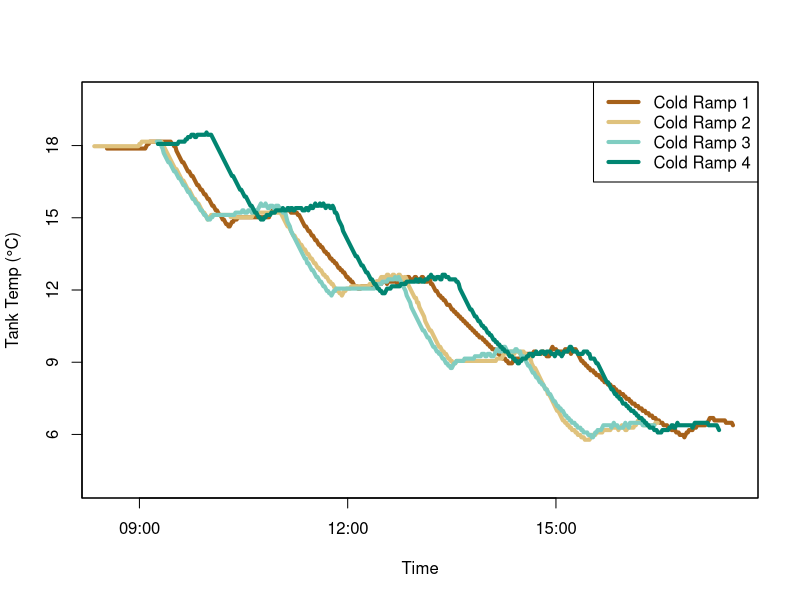
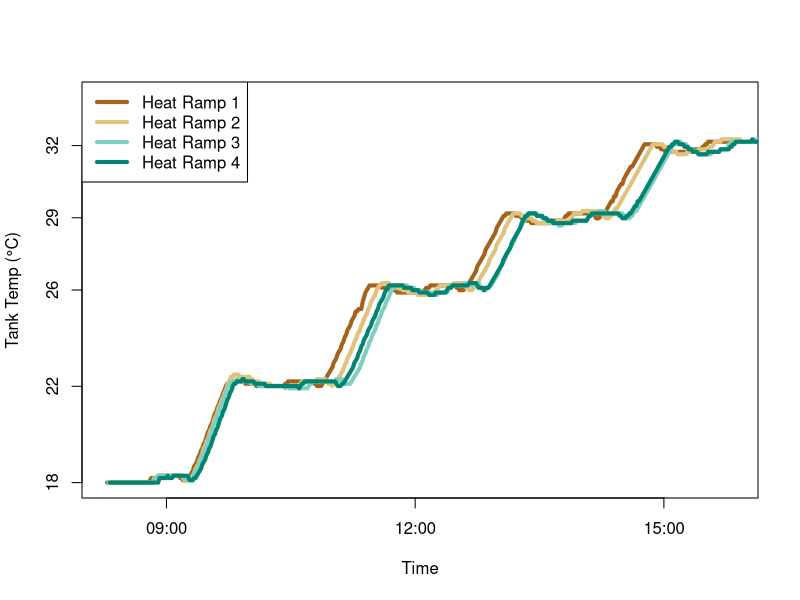
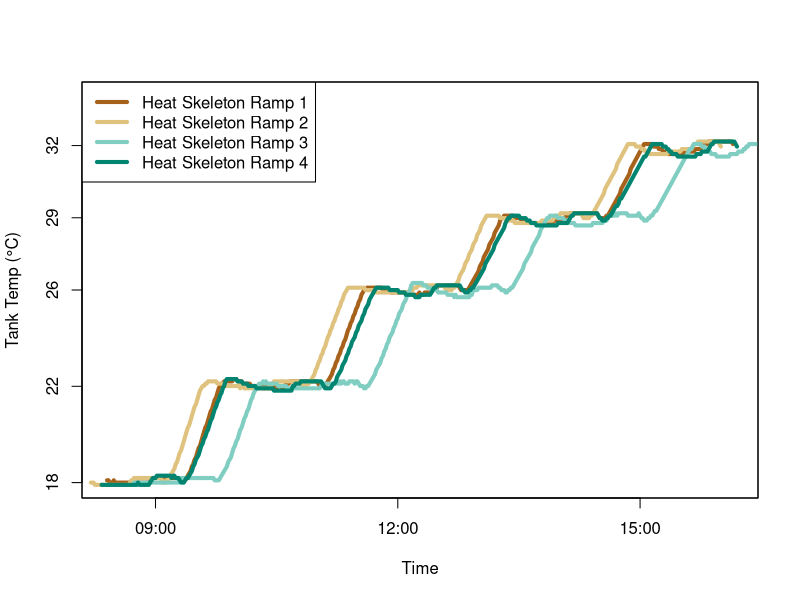
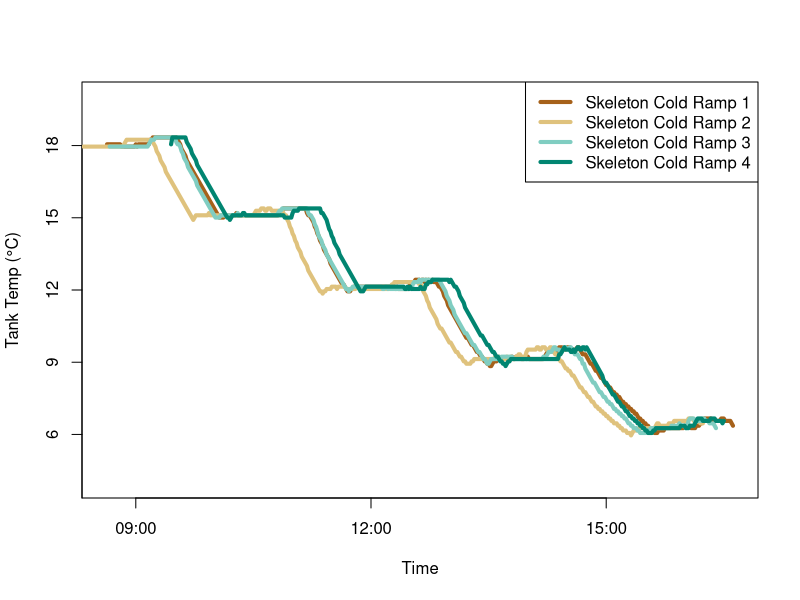

R code for these plots, in order:
#Author: Hannah Aichelman and Dan Barshis
#Last updated: February 2018
#This script plots the hobo logger data from the physiology ramp experiments to compare variation in temperature ramps between experiment days. 

#set working directory to location of hobo files

setwd("~/ODU_MS/ODU_MS/ExperimentalTanks/ExperimentData/Respirometry_Experiments/HoboLoggers_ForPlots")

#library packages needed for the code
library(ggplot2)
library(chron)
library(RColorBrewer)

par(mfrow=c(2,2))
### Cold Holobiont Ramps ###
#read in all cleaned hobo files for heat ramps
setwd("~/ODU_MS/ODU_MS/ExperimentalTanks/ExperimentData/Respirometry_Experiments/HoboLoggers_ForPlots/ColdHolobiont")

hoboCold1<-read.delim("ColdRamp07122017_clean.txt")
hoboCold1$Time<-sapply(strsplit(as.character(hoboCold1$DateTime), " "),"[[", 2)
hoboCold1$Time<-strptime(hoboCold1$Time, format="%R")
hoboCold1$DateTime<-strptime(hoboCold1$DateTime, format="%m/%d/%y %H:%M:%S")
colnames(hoboCold1)[3] <- "Temp"
head(hoboCold1)
hoboCold1$Temp_corr <- hoboCold1$Temp - 1.5 #correct based on glass thermometer calibration

hoboCold2<-read.delim("ColdRamp07132017_clean.txt")
hoboCold2$Time<-sapply(strsplit(as.character(hoboCold2$DateTime), " "),"[[", 2)
hoboCold2$Time<-strptime(hoboCold2$Time, format="%R")
hoboCold2$DateTime<-strptime(hoboCold2$DateTime, format="%m/%d/%y %H:%M:%S")
colnames(hoboCold2)[3] <- "Temp"
head(hoboCold2)
hoboCold2$Temp_corr <- hoboCold2$Temp - 1.5 #correct based on glass thermometer calibration

hoboCold3<-read.delim("ColdRamp07142017_clean.txt")
hoboCold3$Time<-sapply(strsplit(as.character(hoboCold3$DateTime), " "),"[[", 2)
hoboCold3$Time<-strptime(hoboCold3$Time, format="%R")
hoboCold3$DateTime<-strptime(hoboCold3$DateTime, format="%m/%d/%y %H:%M:%S")
colnames(hoboCold3)[3] <- "Temp"
head(hoboCold3)
hoboCold3$Temp_corr <- hoboCold3$Temp - 1.5 #correct based on glass thermometer calibration

hoboCold4<-read.delim("ColdRamp07162017_clean.txt")
hoboCold4$Time<-sapply(strsplit(as.character(hoboCold4$DateTime), " "),"[[", 2)
hoboCold4$Time<-strptime(hoboCold4$Time, format="%R")
hoboCold4$DateTime<-strptime(hoboCold4$DateTime, format="%m/%d/%y %H:%M:%S")
colnames(hoboCold4)[3] <- "Temp"
head(hoboCold4)
hoboCold4$Temp_corr <- hoboCold4$Temp - 1.5 #correct based on glass thermometer calibration


#USE THIS ONE:
pdf("Cold Ramp Experimental Tank Temperature by Day.pdf")
plot(hoboCold1$Time,hoboCold1$Temp_corr, type="l", lwd=4, col="#A6611A", ylab="Tank Temp (°C)", xlab="Time", ylim=c(4,20), yaxt = "n")
axis(2,at=c(0,6,9,12,15,18))
points(hoboCold2$Time, hoboCold2$Temp_corr, type="l", col="#DFC27D", lwd=4)
points(hoboCold3$Time, hoboCold3$Temp_corr, type="l", col="#80CDC1", lwd=4)
points(hoboCold4$Time, hoboCold4$Temp_corr, type="l", col="#018571", lwd=4)
legend("topright", c("Cold Ramp 1", "Cold Ramp 2", "Cold Ramp 3", "Cold Ramp 4"), lty=1, lwd=4, col=c("#A6611A", "#DFC27D", "#80CDC1","#018571"))
box()
dev.off()


### Heat Holobiont Ramps ###
setwd("~/ODU_MS/ODU_MS/ExperimentalTanks/ExperimentData/Respirometry_Experiments/HoboLoggers_ForPlots/HeatHolobiont")

#read in all cleaned hobo files for heat ramps
hoboHeat1<-read.delim("HeatRamp07072017_clean.txt")
hoboHeat1$Time<-sapply(strsplit(as.character(hoboHeat1$DateTime), " "),"[[", 2)
hoboHeat1$Time<-strptime(hoboHeat1$Time, format="%R")
hoboHeat1$DateTime<-strptime(hoboHeat1$DateTime, format="%m/%d/%y %H:%M:%S")
colnames(hoboHeat1)[3] <- "Temp"
head(hoboHeat1)
hoboHeat1$Temp_corr <- hoboHeat1$Temp - 1.377 #correct based on glass thermometer calibration

hoboHeat2<-read.delim("HeatRamp07082017_clean.txt")
hoboHeat2$Time<-sapply(strsplit(as.character(hoboHeat2$DateTime), " "),"[[", 2)
hoboHeat2$Time<-strptime(hoboHeat2$Time, format="%R")
hoboHeat2$DateTime<-strptime(hoboHeat2$DateTime, format="%m/%d/%y %H:%M:%S")
colnames(hoboHeat2)[3] <- "Temp"
head(hoboHeat2)
hoboHeat2$Temp_corr <- hoboHeat2$Temp - 1.377 #correct based on glass thermometer calibration

hoboHeat3<-read.delim("HeatRamp07102017_clean.txt")
hoboHeat3$Time<-sapply(strsplit(as.character(hoboHeat3$DateTime), " "),"[[", 2)
hoboHeat3$Time<-strptime(hoboHeat3$Time, format="%R")
hoboHeat3$DateTime<-strptime(hoboHeat3$DateTime, format="%m/%d/%y %H:%M:%S")
colnames(hoboHeat3)[3] <- "Temp"
head(hoboHeat3)
hoboHeat3$Temp_corr <- hoboHeat3$Temp - 1.377 #correct based on glass thermometer calibration

hoboHeat4<-read.delim("HeatRamp07112017_clean.txt")
hoboHeat4$Time<-sapply(strsplit(as.character(hoboHeat4$DateTime), " "),"[[", 2)
hoboHeat4$Time<-strptime(hoboHeat4$Time, format="%R")
hoboHeat4$DateTime<-strptime(hoboHeat4$DateTime, format="%m/%d/%y %H:%M:%S")
colnames(hoboHeat4)[3] <- "Temp"
head(hoboHeat4)
hoboHeat4$Temp_corr <- hoboHeat4$Temp - 1.377 #correct based on glass thermometer calibration


#USE THIS ONE:
pdf("Heat Ramp Experimental Tank Temperature by Day.pdf")
plot(hoboHeat1$Time, hoboHeat1$Temp_corr, type="l", lwd=4, col="#A6611A", ylab="Tank Temp (°C)", xlab="Time", ylim=c(18,34), yaxt = "n")
axis(2,at=c(18,22,26,29,32))
points(hoboHeat2$Time, hoboHeat2$Temp_corr, type="l", col="#DFC27D", lwd=4)
points(hoboHeat3$Time, hoboHeat3$Temp_corr, type="l", col="#80CDC1", lwd=4)
points(hoboHeat4$Time, hoboHeat4$Temp_corr, type="l", col="#018571", lwd=4)
legend("topleft", c("Heat Ramp 1", "Heat Ramp 2", "Heat Ramp 3", "Heat Ramp 4"), lty=1, lwd=4, col=c("#A6611A", "#DFC27D", "#80CDC1","#018571"))
dev.off()


################################################################################################
## Skeleton Analysis Starts Here ##
### Heat Skeleton Ramps ###
# set working directory to where heat skeleton cleaned files are saved
setwd("~/ODU_MS/ODU_MS/ExperimentalTanks/ExperimentData/Respirometry_Experiments/HoboLoggers_ForPlots/HeatRampSkeleton")

#read in all cleaned hobo files for heat ramps
hoboHeat1<-read.delim("HeatRampSkeleton07172017_clean.txt")
hoboHeat1$Time<-sapply(strsplit(as.character(hoboHeat1$DateTime), " "),"[[", 2)
hoboHeat1$Time<-strptime(hoboHeat1$Time, format="%R")
hoboHeat1$DateTime<-strptime(hoboHeat1$DateTime, format="%m/%d/%y %H:%M:%S")
colnames(hoboHeat1)[3] <- "Temp"
head(hoboHeat1)
hoboHeat1$Temp_corr <- hoboHeat1$Temp - 1.472 #correct based on glass thermometer calibration

hoboHeat2<-read.delim("HeatRampSkeleton07182017_clean.txt")
hoboHeat2$Time<-sapply(strsplit(as.character(hoboHeat2$DateTime), " "),"[[", 2)
hoboHeat2$Time<-strptime(hoboHeat2$Time, format="%R")
hoboHeat2$DateTime<-strptime(hoboHeat2$DateTime, format="%m/%d/%y %H:%M:%S")
colnames(hoboHeat2)[3] <- "Temp"
head(hoboHeat2)
hoboHeat2$Temp_corr <- hoboHeat2$Temp - 1.472 #correct based on glass thermometer calibration

hoboHeat3<-read.delim("HeatRampSkeleton07192017_clean.txt")
hoboHeat3$Time<-sapply(strsplit(as.character(hoboHeat3$DateTime), " "),"[[", 2)
hoboHeat3$Time<-strptime(hoboHeat3$Time, format="%R")
hoboHeat3$DateTime<-strptime(hoboHeat3$DateTime, format="%m/%d/%y %H:%M:%S")
colnames(hoboHeat3)[3] <- "Temp"
head(hoboHeat3)
hoboHeat3$Temp_corr <- hoboHeat3$Temp - 1.472 #correct based on glass thermometer calibration

hoboHeat4<-read.delim("HeatRampSkeleton07212017_clean.txt")
hoboHeat4$Time<-sapply(strsplit(as.character(hoboHeat4$DateTime), " "),"[[", 2)
hoboHeat4$Time<-strptime(hoboHeat4$Time, format="%R")
hoboHeat4$DateTime<-strptime(hoboHeat4$DateTime, format="%m/%d/%y %H:%M:%S")
colnames(hoboHeat4)[3] <- "Temp"
head(hoboHeat4)
hoboHeat4$Temp_corr <- hoboHeat4$Temp - 1.472 #correct based on glass thermometer calibration


#USE THIS ONE:
pdf("Skeleton Heat Ramp Experimental Tank Temperature by Day.pdf")
plot(hoboHeat1$Time, hoboHeat1$Temp_corr, type="l", lwd=4, col="#A6611A", ylab="Tank Temp (°C)", xlab="Time", ylim=c(18,34), yaxt="n")
axis(2,at=c(18,22,26,29,32))
points(hoboHeat2$Time, hoboHeat2$Temp_corr, type="l", col="#DFC27D", lwd=4)
points(hoboHeat3$Time, hoboHeat3$Temp_corr, type="l", col="#80CDC1", lwd=4)
points(hoboHeat4$Time, hoboHeat4$Temp_corr, type="l", col="#018571", lwd=4)
legend("topleft", c("Heat Skeleton Ramp 1", "Heat Skeleton Ramp 2", "Heat Skeleton Ramp 3", "Heat Skeleton Ramp 4"), lty=1, lwd=4, col=c("#A6611A", "#DFC27D", "#80CDC1","#018571"))
box()
dev.off()

### Cold Skeleton Ramps ###
# set working directory to where cold skeleton cleaned files are saved
setwd("~/ODU_MS/ODU_MS/ExperimentalTanks/ExperimentData/Respirometry_Experiments/HoboLoggers_ForPlots/ColdRampSkeleton")

#read in all cleaned hobo files for cold skeleton ramps
hoboCold1<-read.delim("ColdRampSkeleton07222017_clean.txt")
hoboCold1$Time<-sapply(strsplit(as.character(hoboCold1$DateTime), " "),"[[", 2)
hoboCold1$Time<-strptime(hoboCold1$Time, format="%R")
hoboCold1$DateTime<-strptime(hoboCold1$DateTime, format="%m/%d/%y %H:%M:%S")
colnames(hoboCold1)[3] <- "Temp"
head(hoboCold1)
hoboCold1$Temp_corr <- hoboCold1$Temp - 1.42 #correct based on glass thermometer calibration

hoboCold2<-read.delim("ColdRampSkeleton07242017_clean.txt")
hoboCold2$Time<-sapply(strsplit(as.character(hoboCold2$DateTime), " "),"[[", 2)
hoboCold2$Time<-strptime(hoboCold2$Time, format="%R")
hoboCold2$DateTime<-strptime(hoboCold2$DateTime, format="%m/%d/%y %H:%M:%S")
colnames(hoboCold2)[3] <- "Temp"
head(hoboCold2)
hoboCold2$Temp_corr <- hoboCold2$Temp - 1.42 #correct based on glass thermometer calibration

hoboCold3<-read.delim("ColdRampSkeleton07252017_clean.txt")
hoboCold3$Time<-sapply(strsplit(as.character(hoboCold3$DateTime), " "),"[[", 2)
hoboCold3$Time<-strptime(hoboCold3$Time, format="%R")
hoboCold3$DateTime<-strptime(hoboCold3$DateTime, format="%m/%d/%y %H:%M:%S")
colnames(hoboCold3)[3] <- "Temp"
head(hoboCold3)
hoboCold3$Temp_corr <- hoboCold3$Temp - 1.42 #correct based on glass thermometer calibration

hoboCold4<-read.delim("ColdRampSkeleton07262017_clean.txt")
hoboCold4$Time<-sapply(strsplit(as.character(hoboCold4$DateTime), " "),"[[", 2)
hoboCold4$Time<-strptime(hoboCold4$Time, format="%R")
hoboCold4$DateTime<-strptime(hoboCold4$DateTime, format="%m/%d/%y %H:%M:%S")
colnames(hoboCold4)[3] <- "Temp"
head(hoboCold4)
hoboCold4$Temp_corr <- hoboCold4$Temp - 1.42 #correct based on glass thermometer calibration


#USE THIS ONE:
pdf("Skeleton Cold Ramp Experimental Tank Temperature by Day.pdf")
plot(hoboCold1$Time,hoboCold1$Temp_corr, type="l", lwd=4, col="#A6611A", ylab="Tank Temp (°C)", xlab="Time", ylim=c(4,20), yaxt="n")
axis(2,at=c(0,6,9,12,15,18))
points(hoboCold2$Time, hoboCold2$Temp_corr, type="l", col="#DFC27D", lwd=4)
points(hoboCold3$Time, hoboCold3$Temp_corr, type="l", col="#80CDC1", lwd=4)
points(hoboCold4$Time, hoboCold4$Temp_corr, type="l", col="#018571", lwd=4)
legend("topright", c("Skeleton Cold Ramp 1", "Skeleton Cold Ramp 2", "Skeleton Cold Ramp 3", "Skeleton Cold Ramp 4"), lty=1, lwd=4, col=c("#A6611A", "#DFC27D", "#80CDC1","#018571"))
dev.off()
